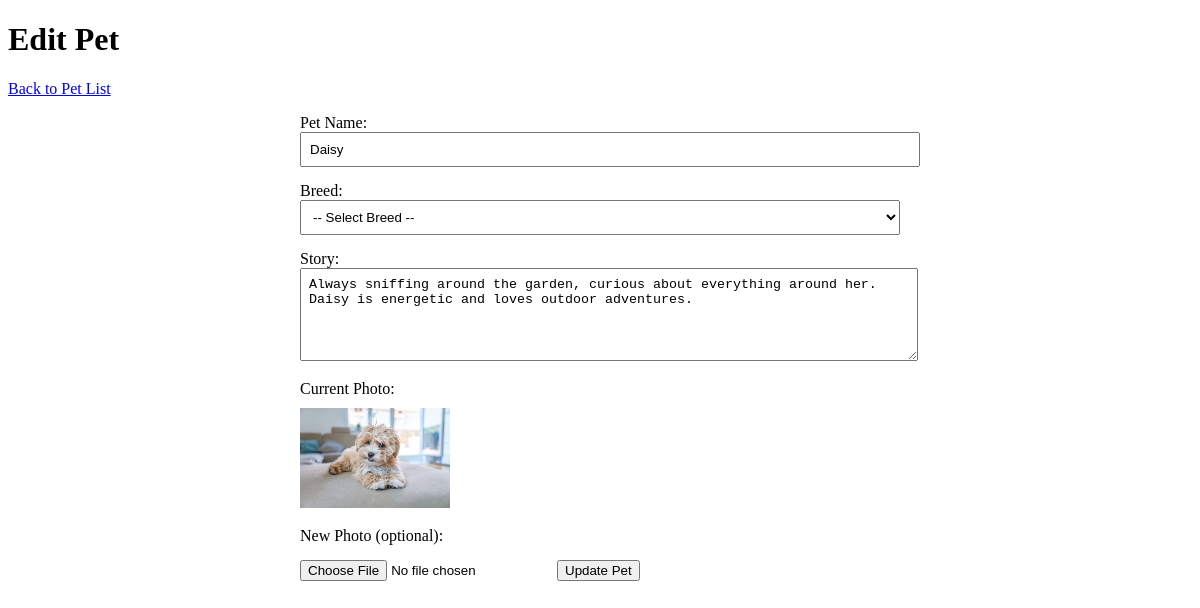
Screenshot of /admin/pets/edit.php?id=4 with the database file from the repository.
### tables this page shows
CREATE TABLE `pets` (
  `id` int(11) NOT NULL,
  `name` varchar(100) NOT NULL,
  `breed` varchar(100) NOT NULL,
  `story` text NOT NULL,
  `photo` varchar(255) DEFAULT NULL,
  `created_at` timestamp NOT NULL DEFAULT current_timestamp(),
  `updated_at` timestamp NOT NULL DEFAULT current_timestamp() ON UPDATE current_timestamp()
);

### db.php (called while the page is built, shortened)
<?php
function executeQuery($pdo, $sql, $params = []) {
    try {
        $stmt = $pdo->prepare($sql);
        $stmt->execute($params);
        return $stmt;
    } catch(PDOException $e) {
        error_log("Query execution failed: " . $e->getMessage());
        throw new Exception("Database operation failed");
    }
}
function getPetById($pdo, $id) {
    $sql = "SELECT * FROM pets WHERE id = ?";
    return executeQuery($pdo, $sql, [$id])->fetch();
}
?>

### admin/pets/edit.php (the view, shortened to what this page needs)
<?php
require_once('../../db.php');
$petId = $_GET['id'];
$pet = getPetById($pdo, $petId);
?>
<!DOCTYPE html>
<html lang="en">
<head>
</head>
<body>
    <h1> Edit Pet</h1>
    <p><a href="index.php"> Back to Pet List</a></p>
    <form method="POST" enctype="multipart/form-data">
        <label>Pet Name:</label>
        <input type="text" name="name" value="<?= htmlspecialchars($pet['name']) ?>" required>
        <label>Breed:</label>
        <select name="breed" required>
            <option value="">-- Select Breed --</option>
        </select>
        <label>Story:</label>
        <textarea name="story" rows="5" required><?= htmlspecialchars($pet['story']) ?></textarea>
        <label>Current Photo:</label>
        <?php if (!empty($pet['photo'])): ?>
            <img src="../../uploads/<?= htmlspecialchars($pet['photo']) ?>" alt="Current Photo">
        <?php else: ?>
            <em>No image</em>
        <?php endif; ?>
        <label>New Photo (optional):</label>
        <input type="file" name="photo" accept="image/*">
        <button type="submit" style="margin-top: 15px;">Update Pet</button>
    </form>
</body>
</html>

### admin/pets/edit.php (style rules this page uses)
form { max-width: 600px; margin: auto; }
label { display: block; margin-top: 15px; }
input[type="text"], textarea, select { width: 100%; padding: 8px; }
img { max-height: 100px; margin-top: 10px; }

### rows the page displays
pets: name "Daisy", story "Always sniffing around the garden, curious about everything around her. Daisy is energetic and loves outdoor adventures.", photo (picture)
